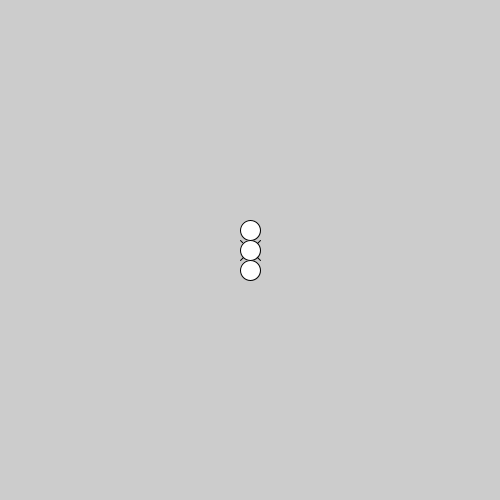
Frame 1 (no input)
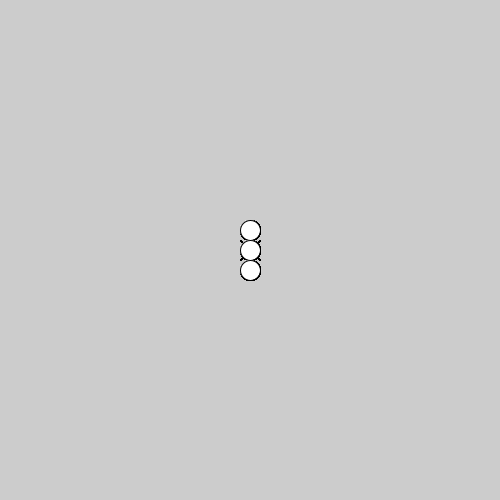
Frame 60 (the mouse pressed at the canvas centre just before this capture)
Frame 120 (the mouse held since frame 60 and released just before this capture): identical to frame 60, image omitted

The Processing sketch that drew these frames (run headless with seeded random() and noise(); from frame 60 on, the mouse is pressed at the canvas centre):

// Processing sketch: CRCP1310_11_Arguments_and_Parameters
// ── CRCP1310_11_Arguments_and_Parameters.pde
void setup() {
  size(500, 500);
}

void draw() {
  design();
}

void design() {
  line(240, 240, 260, 260);
  line(260, 240, 240, 260);
  ellipse(250, 230, 20, 20);
  ellipse(250, 250, 20, 20);
  ellipse(250, 270, 20, 20);
}
